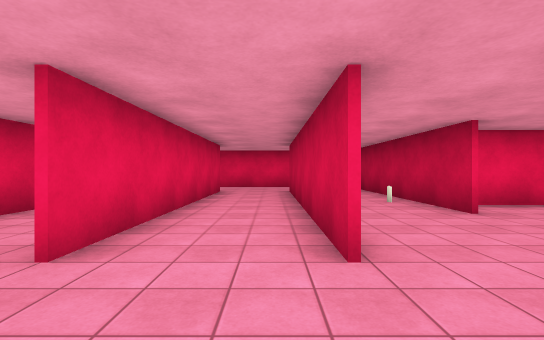
View 1 (above)

16 first-person views from a walk through a 3-D level made in the Unity game engine. The camera is 1.4 m above the floor, looks level and sees 85° across. The floor is counted in squares, 2 m on a side. Each view is taken from the middle of a square. On the plan, view 1 faces up. The plan holds only what a view shows up to about 10 squares ahead; the rest is blank. The place goes on beyond the plan. The player is left out. Surface patterns are stand-ins for the level's own textures.

View 2
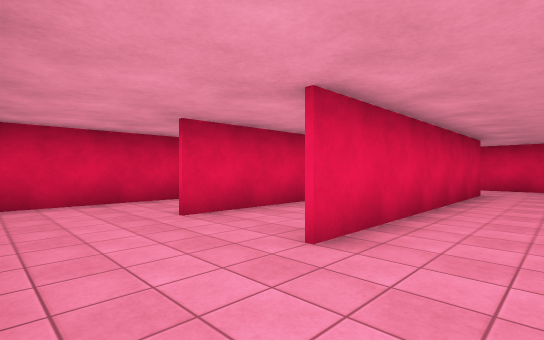

View 3
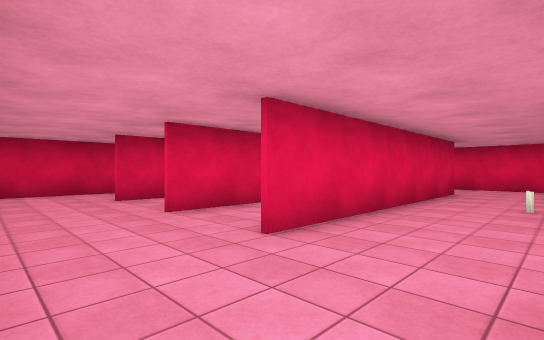

View 4
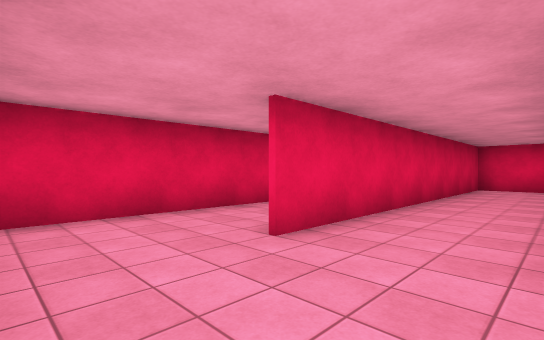

View 5
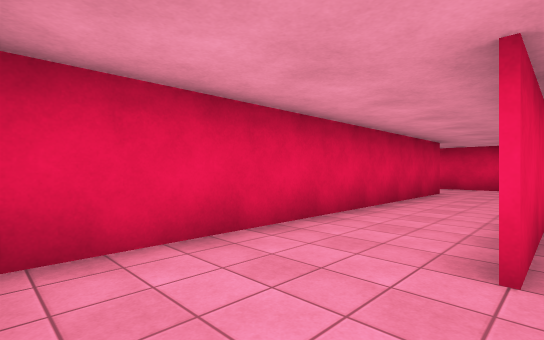

View 6
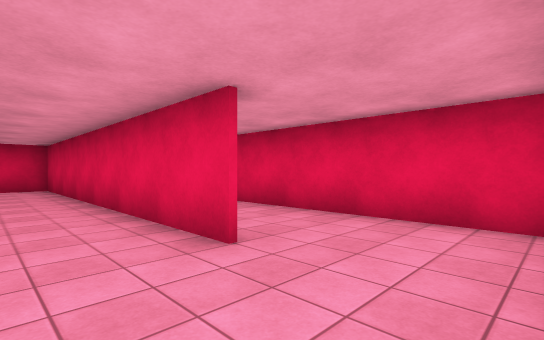

View 7
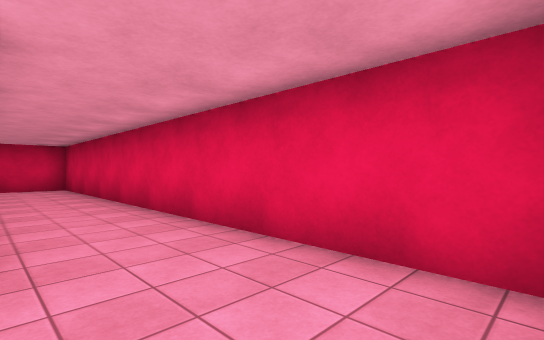

View 8
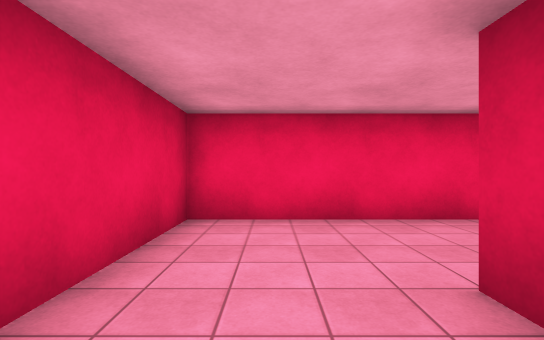

View 9
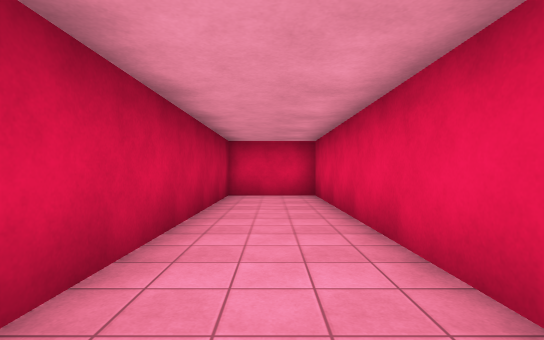

View 10
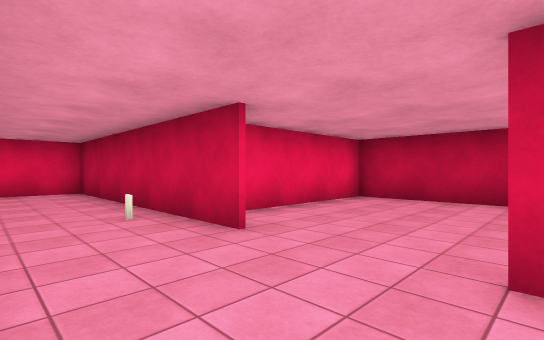

View 11
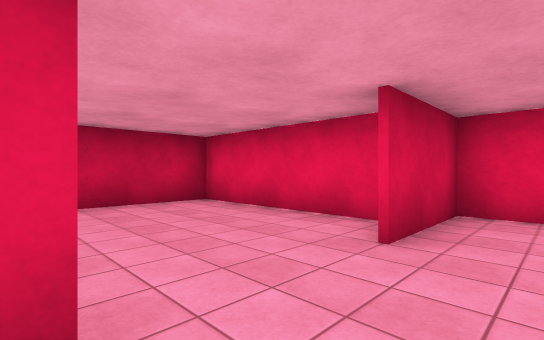

View 12
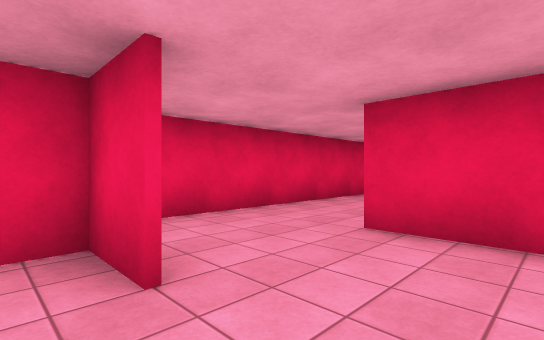

View 13
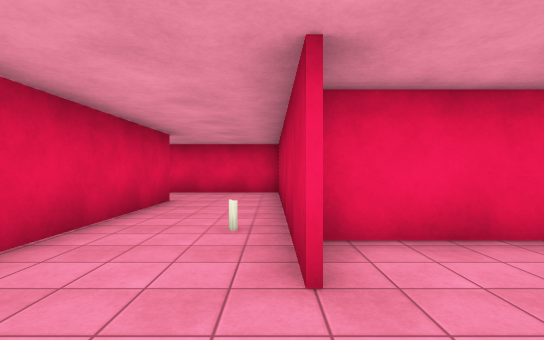

View 14
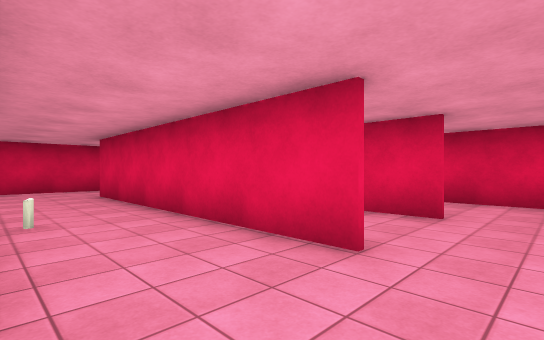

View 15
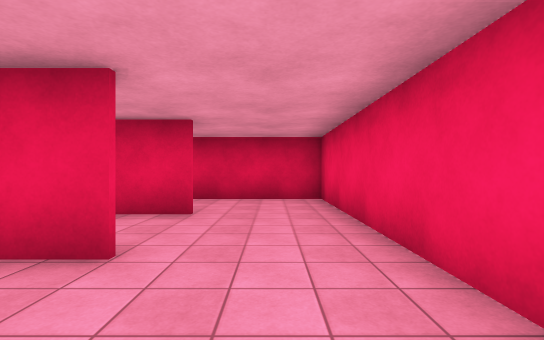

View 16
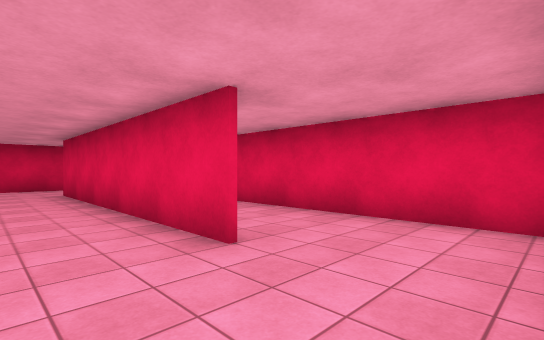

### Floor plan
Ten units are one square. View 1 is at (0, 0); x grows to the right and y downward. Boxes are objects, and circles mark ways between rooms. Rooms are numbered by the first view taken in them; rooms with no view inside come last. Other rooms are left out.
<svg viewBox="-97 -127 184 134">
<path fill="none" stroke="#000" d="M-68 -92 -68 -98M-67 -98 -67 1M-40 2 32 2 32 -22M-68 2 -68 -68M-50 -122 -92 -122 -92 2 -55 2M7 -98 7 -22M-17 -98 -17 -22M32 -48 32 -122 -42 -122 -42 -22M6 -22 6 -95M33 -22 33 -10 82 -10 82 -59 35 -59"/>
<rect x="25" y="-65" width="10" height="10" fill="#bbb"><title>candle</title></rect>
<circle cx="-5" cy="-28" r="3" fill="#2a7"/>
<circle cx="30" cy="-35" r="3" fill="#2a7"/>
<text x="-50" y="-50">1</text>
<text x="0" y="-80">2</text>
<text x="60" y="-40">3</text>
</svg>
Room 1 opens to room 2. Room 2 opens to room 3.

Where each view was taken, in squares from view 1:
view 1: 0 up, 0 right, facing up
view 2: 0 up, 0 right, facing up-left
view 3: 0 up, 3 right, facing up-left
view 4: 0 up, 2 left, facing up-left
view 5: 0 up, 4 left, facing up-left
view 6: 12 up, 5 left, facing down-left
view 7: 12 up, 7 left, facing down-left
view 8: 8 up, 8 left, facing up
view 9: 8 up, 8 left, facing down
view 10: 2 up, 1 right, facing up-right
view 11: 5 up, 2 right, facing down-right
view 12: 4 up, 4 right, facing down-left
view 13: 3 up, 3 right, facing up
view 14: 11 up, 3 right, facing down-left
view 15: 11 up, 3 right, facing left
view 16: 12 up, 0 right, facing down-left
